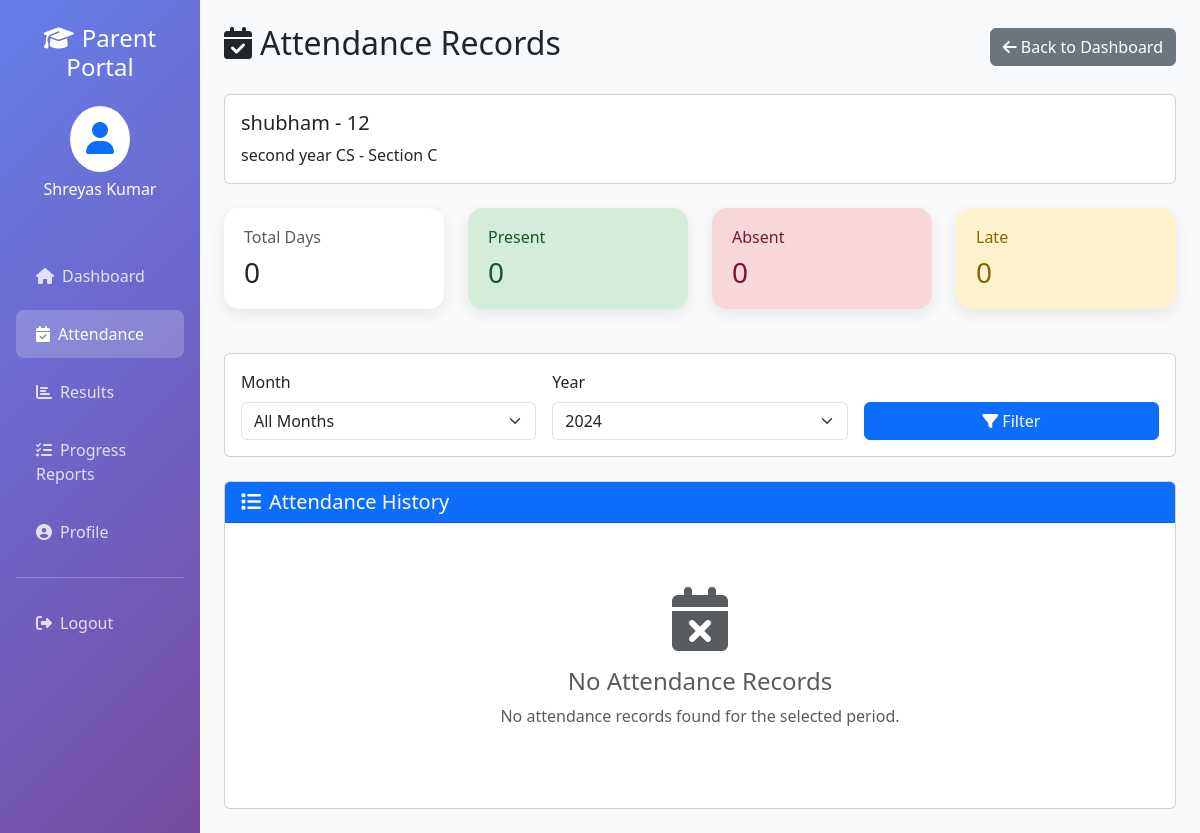
The app's page /parent/attendance/ (signed in) with its own data.
### resultapp/models.py (models this page shows, shortened)
class Student(models.Model):
    GENDER_CHOICES = [
        ('male', 'Male'),
        ('female', 'Female'),
        ('other', 'Other'),
    ]
    name = models.CharField(max_length=200)
    roll_id = models.CharField(max_length=20, unique=True)
    email = models.EmailField(max_length=50, unique=True)
    gender = models.CharField(max_length=10, choices=GENDER_CHOICES)
    dob = models.CharField(max_length=20)
    student_class = models.ForeignKey(Class, on_delete=models.SET_NULL, null=True)
    reg_date = models.DateTimeField(auto_now_add=True)
    updation_date = models.DateTimeField(auto_now=True)
    status = models.IntegerField(default=1)
    photo = models.ImageField(upload_to='student_faces/', null=True, blank=True)

class Class(models.Model):
    class_name = models.CharField(max_length=100)
    class_numeric = models.IntegerField()
    section = models.CharField(max_length=10)
    creation_date = models.DateTimeField(auto_now_add=True)
    updation_date = models.DateTimeField(auto_now=True)
    class Meta:
        verbose_name_plural = "Classes"

### resultapp/views.py (the view)
# urls.py: path('parent/attendance/', parent_view_attendance, name='parent_attendance'),
@login_required(login_url='parent_login')
def parent_view_attendance(request):
    try:
        parent = Parent.objects.get(user=request.user)
        student = parent.student
        selected_month = request.GET.get('month', datetime.now().month)
        selected_year = request.GET.get('year', datetime.now().year)
        attendance_records = Attendance.objects.filter(
            student=student,
            date__month=selected_month,
            date__year=selected_year
        ).order_by('-date')
        return render(request, 'parent/attendance.html', {
            'student': student,
            'attendance_records': attendance_records,
            'total_records': attendance_records.count(),
            'present_count': attendance_records.filter(status='present').count(),
            'absent_count': attendance_records.filter(status='absent').count(),
            'late_count': attendance_records.filter(status='late').count(),
            'selected_month': selected_month,
            'selected_year': selected_year,
        })
    except Parent.DoesNotExist:
        messages.error(request, 'Parent profile not found.')
        return redirect('parent_login')

### StudentResultManagement/resultapp/templates/parent/attendance.html (shortened to what this page needs)
{% load static %}
<!DOCTYPE html>
<html lang="en">
<head>
    <link href="https://cdn.jsdelivr.net/npm/bootstrap@5.3.0/dist/css/bootstrap.min.css" rel="stylesheet">
    <link rel="stylesheet" href="https://cdnjs.cloudflare.com/ajax/libs/font-awesome/6.4.0/css/all.min.css">
</head>
<body>
    <div class="container-fluid">
        <div class="row">
            <div class="col-md-2 sidebar p-0">
                <div class="p-4">
                    <h4 class="text-center mb-4">
                        <i class="fas fa-graduation-cap me-2"></i>Parent Portal
                    </h4>
                    <div class="text-center mb-4">
                        <div class="bg-white rounded-circle d-inline-block p-3 mb-2">
                            <i class="fas fa-user fa-2x text-primary"></i>
                        </div>
                        <h6>{{ request.user.get_full_name }}</h6>
                    </div>
                </div>
                <nav class="nav flex-column px-3">
                    <a class="nav-link" href="{% url 'parent_dashboard' %}">
                        <i class="fas fa-home me-2"></i>Dashboard
                    </a>
                    <a class="nav-link active" href="{% url 'parent_attendance' %}">
                        <i class="fas fa-calendar-check me-2"></i>Attendance
                    </a>
                    <a class="nav-link" href="{% url 'parent_results' %}">
                        <i class="fas fa-chart-bar me-2"></i>Results
                    </a>
                    <a class="nav-link" href="{% url 'parent_progress' %}">
                        <i class="fas fa-tasks me-2"></i>Progress Reports
                    </a>
                    <a class="nav-link" href="{% url 'parent_profile' %}">
                        <i class="fas fa-user-circle me-2"></i>Profile
                    </a>
                    <hr class="bg-white">
                    <a class="nav-link" href="{% url 'parent_logout' %}">
                        <i class="fas fa-sign-out-alt me-2"></i>Logout
                    </a>
                </nav>
            </div>
            <div class="col-md-10 p-4">
                <div class="d-flex justify-content-between align-items-center mb-4">
                    <h2><i class="fas fa-calendar-check me-2"></i>Attendance Records</h2>
                    <a href="{% url 'parent_dashboard' %}" class="btn btn-secondary">
                        <i class="fas fa-arrow-left me-1"></i>Back to Dashboard
                    </a>
                </div>
                <div class="card mb-4">
                    <div class="card-body">
                        <h5>{{ student.name }} - {{ student.roll_id }}</h5>
                        <p class="mb-0">{{ student.student_class.class_name }} - Section {{ student.student_class.section }}</p>
                    </div>
                </div>
                <div class="row mb-4">
                    <div class="col-md-3">
                        <div class="stat-card bg-white">
                            <h6 class="text-muted mb-2">Total Days</h6>
                            <h3 class="mb-0">{{ total_records }}</h3>
                        </div>
                    </div>
                    <div class="col-md-3">
                        <div class="stat-card attendance-present">
                            <h6 class="mb-2">Present</h6>
                            <h3 class="mb-0">{{ present_count }}</h3>
                        </div>
                    </div>
                    <div class="col-md-3">
                        <div class="stat-card attendance-absent">
                            <h6 class="mb-2">Absent</h6>
                            <h3 class="mb-0">{{ absent_count }}</h3>
                        </div>
                    </div>
                    <div class="col-md-3">
                        <div class="stat-card attendance-late">
                            <h6 class="mb-2">Late</h6>
                            <h3 class="mb-0">{{ late_count }}</h3>
                        </div>
                    </div>
                </div>
                <div class="card mb-4">
                    <div class="card-body">
                        <form method="GET" class="row g-3">
                            <div class="col-md-4">
                                <label for="month" class="form-label">Month</label>
                                <select name="month" id="month" class="form-select">
                                    <option value="">All Months</option>
                                </select>
                            </div>
                            <div class="col-md-4">
                                <label for="year" class="form-label">Year</label>
                                <select name="year" id="year" class="form-select">
                                    <option value="2024" {% if selected_year == '2024' %}selected{% endif %}>2024</option>
                                </select>
                            </div>
                            <div class="col-md-4">
                                <label class="form-label">&nbsp;</label>
                                <button type="submit" class="btn btn-primary d-block w-100">
                                    <i class="fas fa-filter me-1"></i>Filter
                                </button>
                            </div>
                        </form>
                    </div>
                </div>
                <div class="card">
                    <div class="card-header bg-primary text-white">
                        <h5 class="mb-0"><i class="fas fa-list me-2"></i>Attendance History</h5>
                    </div>
                    <div class="card-body">
                        {% if attendance_records %}
                            <div class="table-responsive">
                                <table class="table table-hover">
                                    <thead>
                                        <tr>
                                            <th>Date</th>
                                            <th>Day</th>
                                            <th>Status</th>
                                            <th>Remarks</th>
                                        </tr>
                                    </thead>
                                    <tbody>
                                        {% for record in attendance_records %}
                                        <tr>
                                            <td>{{ record.date|date:"d M Y" }}</td>
                                            <td>{{ record.date|date:"l" }}</td>
                                            <td>
                                                {% if record.status == 'present' %}
                                                    <span class="badge bg-success">
                                                        <i class="fas fa-check-circle me-1"></i>Present
                                                    </span>
                                                {% elif record.status == 'absent' %}
                                                    <span class="badge bg-danger">
                                                        <i class="fas fa-times-circle me-1"></i>Absent
                                                    </span>
                                                {% elif record.status == 'late' %}
                                                    <span class="badge bg-warning">
                                                        <i class="fas fa-clock me-1"></i>Late
                                                    </span>
                                                {% endif %}
                                            </td>
                                            <td>{{ record.remarks|default:"—" }}</td>
                                        </tr>
                                        {% endfor %}
                                    </tbody>
                                </table>
                            </div>
                        {% else %}
                            <div class="text-center py-5">
                                <i class="fas fa-calendar-times fa-4x text-muted mb-3"></i>
                                <h4 class="text-muted">No Attendance Records</h4>
                                <p class="text-muted">No attendance records found for the selected period.</p>
                            </div>
                        {% endif %}
                    </div>
                </div>
            </div>
        </div>
    </div>
</body>
</html>

### StudentResultManagement/resultapp/templates/parent/attendance.html (style rules this page uses)
:root { --primary-color: #667eea; --secondary-color: #764ba2; }
body { background-color: #f8f9fa; }
.sidebar { background: linear-gradient(135deg, #667eea 0%, #764ba2 100%); min-height: 100vh; color: white; }
.sidebar .nav-link { color: rgba(255,255,255,0.8); padding: 12px 20px; margin: 5px 0; border-radius: 8px; transition: all 0.3s; }
.sidebar .nav-link:hover, .sidebar .nav-link.active { background: rgba(255,255,255,0.2); color: white; }
.stat-card { border-radius: 15px; padding: 20px; margin-bottom: 20px; box-shadow: 0 5px 15px rgba(0,0,0,0.08); }
.attendance-present { background: #d4edda; color: #155724; }
.attendance-absent { background: #f8d7da; color: #721c24; }
.attendance-late { background: #fff3cd; color: #856404; }

### records on screen
Student: name "shubham", roll_id "12", student_class.class_name "second year CS", student_class.section "C"

### other values on screen
{{ request.user.get_full_name }} "Shreyas Kumar"
{{ total_records }} "0"
{{ present_count }} "0"
{{ absent_count }} "0"
{{ late_count }} "0"
